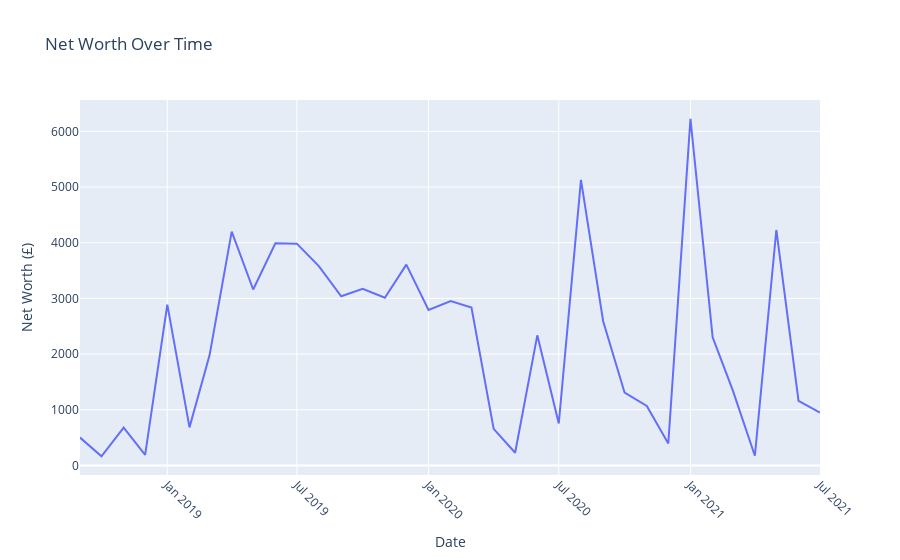

The notebook cell this image was saved under:
### Code cell
Net_Worth_Table = df.groupby('year_month')['Amount'].sum().reset_index(name ='sum')
Net_Worth_Table['cumulative sum'] = Net_Worth_Table['sum'].cumsum()
Net_Worth_Chart = go.Figure(
    data = go.Scatter(x = Net_Worth_Table["year_month"], y = Net_Worth_Table["cumulative sum"]),
    layout = go.Layout(
        title = go.layout.Title(text = "Net Worth Over Time")
    )
)
Net_Worth_Chart.update_layout(
    xaxis_title = "Date",
    yaxis_title = "Net Worth (£)",
    hovermode = 'x unified'
    )
Net_Worth_Chart.update_xaxes(
    tickangle = 45)
Net_Worth_Chart.show()

### Figure 1 — Plotly figure (JSON) as saved in the notebook; plotly's stock layout.template omitted (floating-point values rounded to 4 significant figures)
{"data": [{"type": "scatter", "x": ["2018-09", "2018-10", "2018-11", "2018-12", "2019-01", "2019-02", "2019-03", "2019-04", "2019-05", "2019-06", "2019-07", "2019-08", "2019-09", "2019-10", "2019-11", "2019-12", "2020-01", "2020-02", "2020-03", "2020-04", "2020-05", "2020-06", "2020-07", "2020-08", "2020-09", "2020-10", "2020-11", "2020-12", "2021-01", "2021-02", "2021-03", "2021-04", "2021-05", "2021-06", "2021-07"], "y": [500, 165.1, 678.8, 188.4, 2889.0, 684.0, 1977.0, 4200.0, 3160.0, 3990.0, 3984.0, 3577.0, 3038.0, 3172.0, 3012.0, 3607.0, 2793.0, 2951.0, 2835.0, 657.1, 228.0, 2337.0, 753.8, 5129.0, 2590.0, 1307.0, 1068.0, 393.6, 6227.0, 2302.0, 1354.0, 173.6, 4229.0, 1158.0, 949.2]}], "layout": {"hovermode": "x unified", "title": {"text": "Net Worth Over Time"}, "xaxis": {"tickangle": 45, "title": {"text": "Date"}}, "yaxis": {"title": {"text": "Net Worth (£)"}}}}
